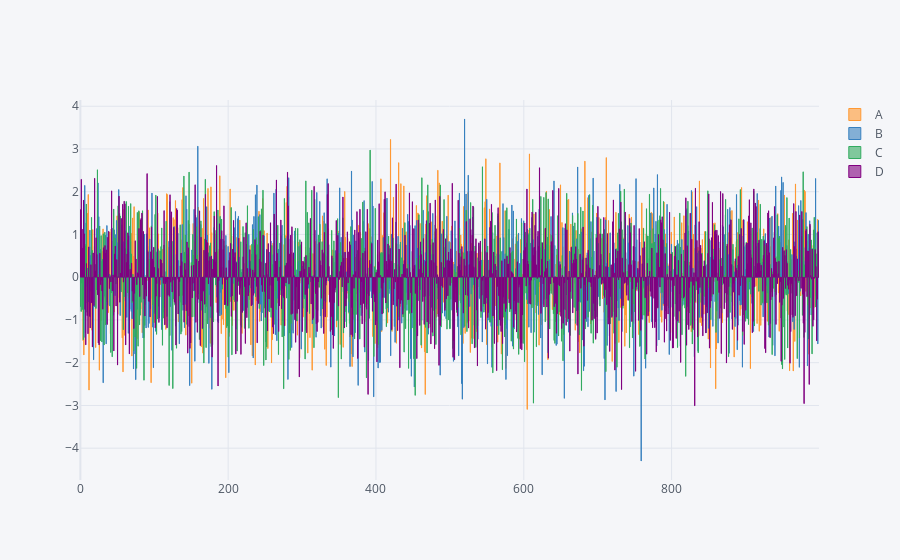

Source (notebook cell):
### Code cell
df.iplot(kind='bar')

### Figure 1 — Plotly figure (JSON) as saved in the notebook; plotly's stock layout.template omitted (floating-point values rounded to 4 significant figures; data arrays with more than 128 entries replaced by an {"elided": "..."} marker saying what was removed)
{"data": [{"marker": {"color": "rgba(255, 153, 51, 0.6)", "line": {"color": "rgba(255, 153, 51, 1.0)", "width": 1}}, "name": "A", "orientation": "v", "text": "", "type": "bar", "x": {"elided": "1000 int values"}, "y": {"elided": "1000 float values"}}, {"marker": {"color": "rgba(55, 128, 191, 0.6)", "line": {"color": "rgba(55, 128, 191, 1.0)", "width": 1}}, "name": "B", "orientation": "v", "text": "", "type": "bar", "x": {"elided": "1000 int values"}, "y": {"elided": "1000 float values"}}, {"marker": {"color": "rgba(50, 171, 96, 0.6)", "line": {"color": "rgba(50, 171, 96, 1.0)", "width": 1}}, "name": "C", "orientation": "v", "text": "", "type": "bar", "x": {"elided": "1000 int values"}, "y": {"elided": "1000 float values"}}, {"marker": {"color": "rgba(128, 0, 128, 0.6)", "line": {"color": "rgba(128, 0, 128, 1.0)", "width": 1}}, "name": "D", "orientation": "v", "text": "", "type": "bar", "x": {"elided": "1000 int values"}, "y": {"elided": "1000 float values"}}], "layout": {"legend": {"bgcolor": "#F5F6F9", "font": {"color": "#4D5663"}}, "paper_bgcolor": "#F5F6F9", "plot_bgcolor": "#F5F6F9", "title": {"font": {"color": "#4D5663"}}, "xaxis": {"gridcolor": "#E1E5ED", "showgrid": true, "tickfont": {"color": "#4D5663"}, "title": {"font": {"color": "#4D5663"}, "text": ""}, "zerolinecolor": "#E1E5ED"}, "yaxis": {"gridcolor": "#E1E5ED", "showgrid": true, "tickfont": {"color": "#4D5663"}, "title": {"font": {"color": "#4D5663"}, "text": ""}, "zerolinecolor": "#E1E5ED"}}}
